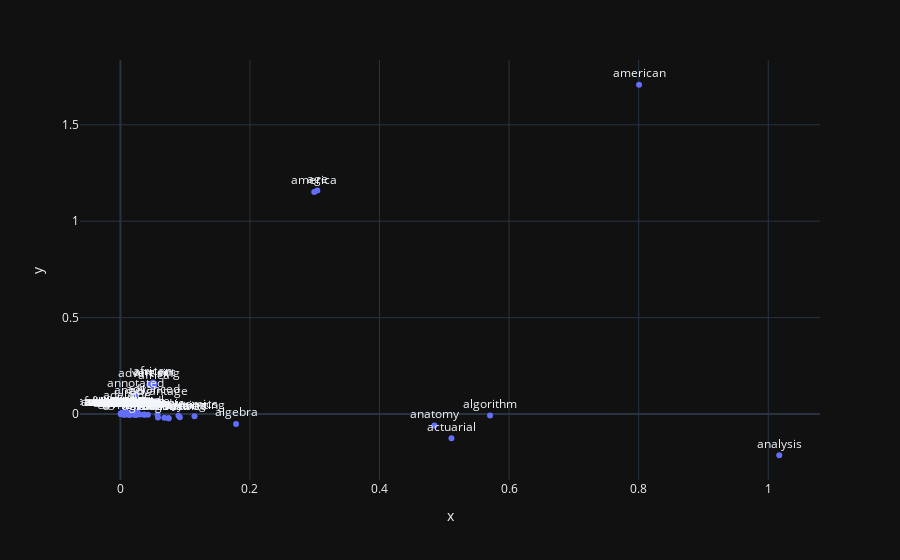

Notebook code cell kept with this figure:
### Code cell
fig = px.scatter(
    x=Z[:100, 0],
    y=Z[:100, 1],
    text=index_word_map[:100],
    size_max=60
)
fig.update_traces(textposition='top center')
fig.show()
fig.write_html('plot.html')

### Figure 1 — Plotly figure (JSON) as saved in the notebook; plotly's stock layout.template omitted (floating-point values rounded to 4 significant figures)
{"data": [{"hovertemplate": "x=%{x}<br>y=%{y}<br>text=%{text}<extra></extra>", "legendgroup": "", "marker": {"color": "#636efa", "symbol": "circle"}, "mode": "markers+text", "name": "", "orientation": "v", "showlegend": false, "text": ["'the", "...", "a-z", "abbas", "abnormal", "abridged", "absolute", "absraction", "abstraction", "abundance", "acc", "access/phils", "accessibility", "accessible", "accompanied", "accompany", "accordance", "accounting", "achieving", "acl-mit", "acsm", "acsms", "act", "action", "active", "activism", "activity", "actor", "actuarial", "actuary", "adaptation", "adaptive", "addiction", "adelaide", "administering", "administration", "administrative", "administrator", "adts", "adult", "advance", "advanced", "advantage", "advertising", "aerodynamic", "aerodynamics", "aeronautics", "aerospace", "africa", "african", "africana", "afro-american", "afro-surinamese", "age", "agenda", "agricultural", "agriculture", "agro-industries", "agroecology", "aiaa", "aircraft", "al-kitaab", "ala", "albert", "aldama", "algebra", "algebraic", "algorithm", "algorithmic", "alicante", "alif", "all-hazards", "all-in-one", "allah", "allelopathy", "allergy", "along", "altered", "alternate", "alternative", "america", "american", "among", "amplifier", "analog", "analysis", "analytical", "analytics", "analyzing", "anatomy", "ancient", "ancillaries", "andrew", "anesthesia", "angel", "animal", "anne", "annotated", "annual", "anomaly"], "x": [0.0006122, 0.02046, 0.001236, 0.008666, 0.02604, 0.002336, 0.01135, 0.01432, 0.0244, 0.00603, 0.00106, 0.006594, 0.007123, 0.003637, 0.004426, 0.002274, 0.002476, 0.1144, 0.01336, 0.01196, 0.05795, 0.004715, 0.009351, 0.02164, 0.02722, 0.005585, 0.006654, 0.001835, 0.511, 0.05724, 0.00274, 0.03044, 0.005132, 0.01035, 0.002856, 0.001332, 0.01039, 0.002703, 0.0089, 0.01115, 0.03662, 0.05066, 0.0583, 0.04453, 0.04246, 0.08967, 0.00263, 0.003053, 0.05182, 0.05012, 0.003024, 0.007446, 0.005213, 0.304, 0.07443, 0.01172, 0.01138, 0.0678, 0.00731, 0.002865, 0.004444, 0.00429, 0.02232, 0.001861, 0.009331, 0.1786, 0.004942, 0.5706, 0.005896, 0.02049, 0.00429, 0.005346, 0.001873, 0.0005632, 0.001762, 0.005135, 0.01455, 0.02007, 0.007778, 0.07443, 0.2992, 0.8006, 0.007004, 0.006233, 0.03684, 1.017, 0.005838, 0.0134, 0.09175, 0.4848, 0.05236, 0.01142, 0.004323, 0.007039, 0.01464, 0.002806, 0.002983, 0.02321, 0.0006212, 0.008452], "xaxis": "x", "y": [0.00177, 0.0008516, -2.577e-05, -0.001297, 0.01184, -0.000427, -0.001552, -0.002499, -0.004217, -0.001778, -1.667e-05, -0.0004014, -0.0009095, 0.0003132, 0.008416, 0.0008599, 0.003857, -0.01186, -0.0005082, -0.0006481, -0.01825, -0.0004233, -5.16e-05, -0.003561, -0.0004111, 0.001832, 0.001644, 0.002527, -0.126, -0.003058, 0.005343, -0.002121, 0.0008009, 0.03887, 0.0004378, 0.0002748, -0.0001513, 0.0004554, -0.0009258, -0.0001145, -0.002854, 0.06856, 0.0566, 0.1525, -0.003388, -0.009053, 0.0002017, 0.00104, 0.143, 0.1642, 0.005117, 0.004842, 0.005209, 1.159, -0.02164, -0.00109, 0.008099, -0.01969, 4.288e-05, 0.0006043, -0.000208, 0.0005632, 0.003871, 0.0008212, 0.0001521, -0.05209, -0.001736, -0.00789, 0.0002729, -0.001181, 0.0005632, -0.0006889, 0.0004415, 0.001344, -0.0001056, -0.001109, -0.004503, 0.004205, 3.715e-05, -0.02164, 1.151, 1.708, 0.007723, -0.0005853, -0.002902, -0.2135, 0.001138, -0.0002432, -0.01602, -0.05897, 0.1582, -0.000701, 0.007294, 0.000443, 0.06566, -0.0003852, 0.001697, 0.09837, -4.799e-05, -0.0003769], "yaxis": "y", "type": "scatter", "textposition": "top center"}], "layout": {"xaxis": {"anchor": "y", "domain": [0.0, 1.0], "title": {"text": "x"}}, "yaxis": {"anchor": "x", "domain": [0.0, 1.0], "title": {"text": "y"}}, "legend": {"tracegroupgap": 0}, "margin": {"t": 60}}}
